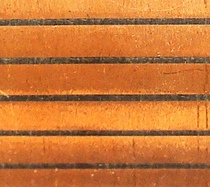
#> input picture 123.png, 210 x 187 px, found by its file name
$ python main.py
#> lines starting #> are read from the running program, lines starting #| are printed output that depends on the picture
import cv2 as cv
import numpy as np
from matplotlib import pyplot as plt

img = cv.imread("C:\\Users\\K\\Desktop\\123.png")
#> img is the input picture: shape (187, 210, 3); mean B, G, R 54.7, 118.1, 201.6
# gray = cv2.cvtColor(img, cv2.COLOR_BGR2LAB)
# aaa = cv2.cvtColor(gray, cv2.COLOR_BGR2GRAY)
'''获取图片大小'''
rows, cols, _ = img.shape
#> rows = 187; cols = 210
print(rows, cols)
#| 187 210

'''初始化一个大小一样的图像，元素初始化为0 '''
created1 = np.zeros((rows, cols))

''' for in 语句，遍历数组，但不能修改数组'''
for i in img:
    for j in i:
        # print(j)
        pass

'''给数组赋值 '''
for i in range(0, rows):
    for j in range(0, cols):
        created1[i, j] = img[i, j, 2]  # 第三个参数，可以是0,1,2分别表示3个通道
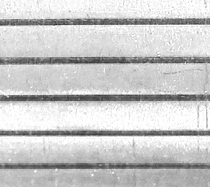
#> created1: shape (187, 210) float64; min 41, max 255, mean 201.6

'''必须加这一条语句,否则无法正确显示图像 '''
created1 = created1.astype(np.uint8)  # 转换类型，才能正确的显示图像
cv.imshow('Red Channel', created1)

cv.imshow("Image", img)

'''获取原图（100，125）的三通道像素值'''
test = img[100, 125]
#> test = [54, 72, 101]
print("原图三通道像素值", test)
#| 原图三通道像素值 [ 54  72 101]

test = created1[100, 125]
#> test = 101
print("通道2 红色", test)
#| 通道2 红色 101

# cv.imshow("girl", img)

# girl.ravel()函数是将图像的三位数组降到一维上去，256为bins的数目,[0, 256]为范围

plt.hist(img.ravel(), 256, [0, 256])
'''直方图计算'''
color = ("b", "g", "r")
for i, color in enumerate(color):
    hist = cv.calcHist([img], [i], None, [256], [0, 256])
    plt.title("img of histogram")
    plt.xlabel("Bins")
    plt.ylabel("num of perlex")
    plt.plot(hist, color=color)
    plt.xlim([0, 260])


plt.show()
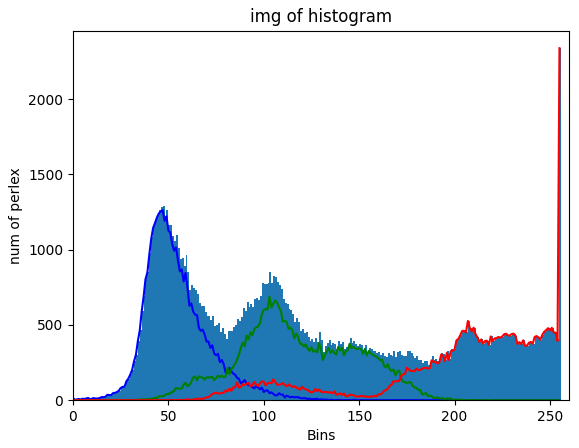
#> figure drawn by matplotlib, 1 panel; tallest bar 2339 high, from x = 255 to 256; curve peaks at x = 47, y = 1263; curve peaks at x = 103, y = 688; curve peaks at x = 255, y = 2339

# cv2.imshow("Iaa", gray)
# cv2.imshow("aaa", aaa)

cv.waitKey()              # 按下任意键退出
cv.destroyAllWindows()
